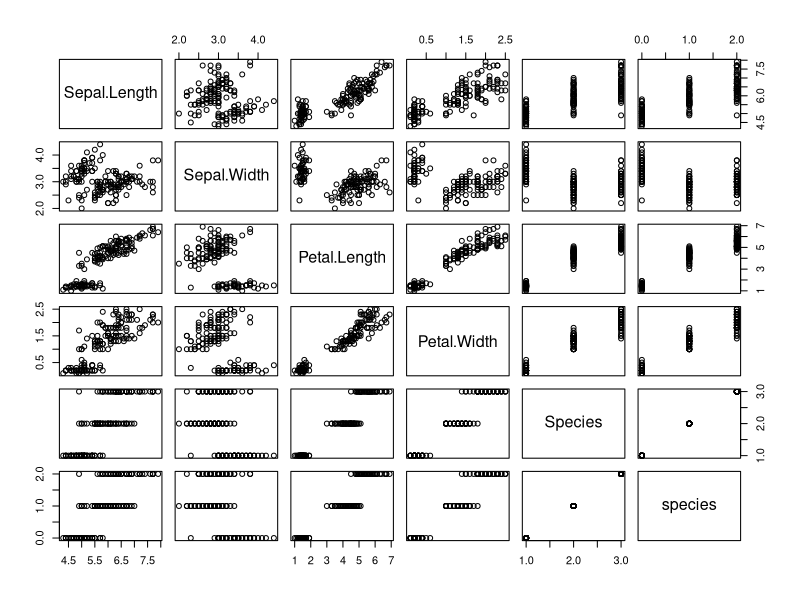
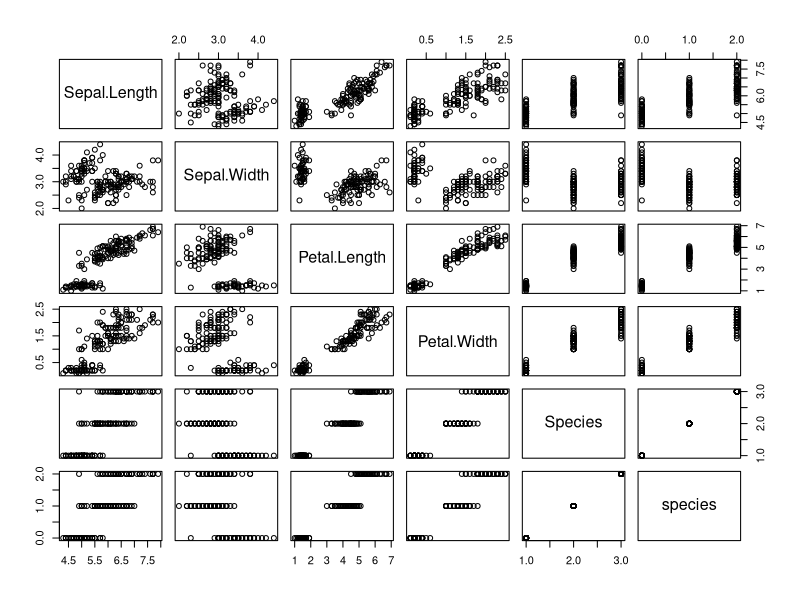

These charts were generated, in order, by the following R code:
## ---- chunk 1
library(tidyverse)
library(magrittr)
## ---- chunk 2
summary(iris)
iris %>% summary()
## ---- chunk 3
iris %>% 
  pivot_longer(-Species, names_to = "var", values_to = "val") %>% 
  group_by(var, Species) %>% 
  summarise(mean = mean(val),
            median = median(val)) %>% 
  knitr::kable()
## ---- chunk 4
summarise(group_by(pivot_longer(iris, -Species, names_to = "var", values_to = "val"), var, Species), mean = mean(val), median = median(val)) %>% 
  knitr::kable()
## ---- chunk 5
temp <- pivot_longer(iris, -Species, names_to = "var", values_to = "val")
temp <- group_by(temp, var, Species)
temp <- summarise(temp, mean = mean(val), median = median(val))
knitr::kable(temp)
## ---- chunk 6
iris <- iris %>% 
  mutate(species = case_when(Species == "setosa" ~ 0,
                             Species == "versicolor" ~ 1,
                             Species == "virginica" ~ 2))
summary(iris)
## ---- chunk 7
iris %>% 
  mutate(species = case_when(Species == "setosa" ~ 0,
                             Species == "versicolor" ~ 1,
                             Species == "virginica" ~ 2)) -> iris
summary(iris)
## ---- chunk 8
iris %<>% 
  mutate(species = case_when(Species == "setosa" ~ 0,
                             Species == "versicolor" ~ 1,
                             Species == "virginica" ~ 2))
summary(iris)
## ---- chunk 9
iris %>% 
  filter(Species != "setosa") %>% 
  lm(Sepal.Length ~ Sepal.Width, data = .) %>% 
  summary()
## ---- chunk 10
iris %>% 
  filter(Species != "setosa") %$% 
  lm(Sepal.Length ~ Sepal.Width) %>% 
  summary()
## ---- chunk 11
iris %>% 
  filter(Species != "setosa") %>% 
  {
    lm(.$Sepal.Length ~ .$Sepal.Width)
  } %>% 
  summary()
## ---- chunk 12
iris$Sepal.Length %>% 
  {
    mean(.) %>% print()
    median(.) %>% print()
    var(.) %>% print()
  }
## ---- chunk 13
iris %T>%
  plot() %>% 
  summary()
## ---- chunk 14
iris %>% 
  {
    plot(.)
    summary(.)
  }
